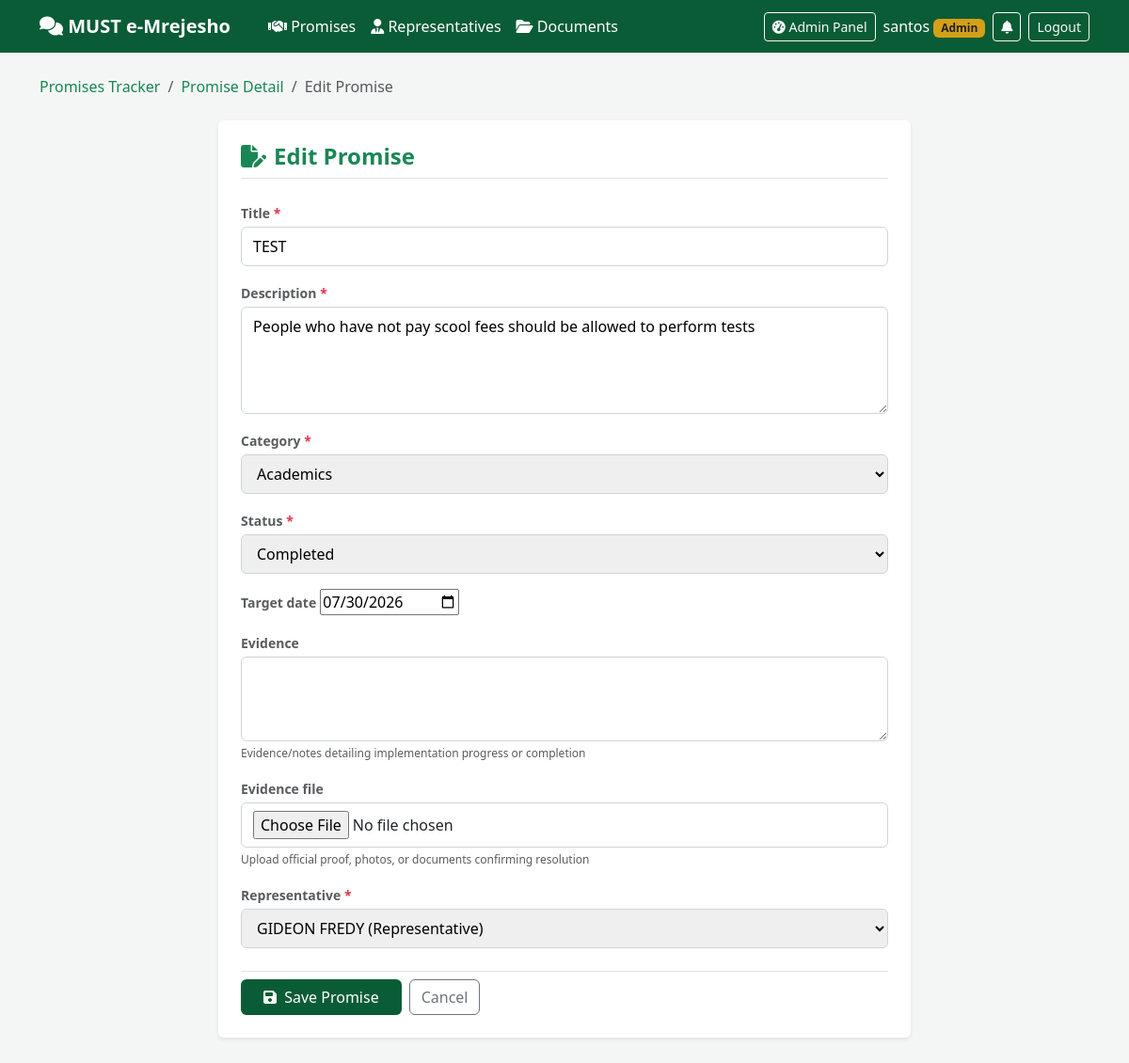
The app's page /accountability/promises/aa9d0214-3725-4506-aabf-5e412074dc77/edit/ (signed in) with its own data.
### accounts/models.py (models this page shows, shortened)
class User(AbstractUser):
    class Role(models.TextChoices):
        STUDENT = "STUDENT", "Student"
        REPRESENTATIVE = "REPRESENTATIVE", "Representative"
        ADMIN = "ADMIN", "Admin"
    id = models.UUIDField(primary_key=True, default=uuid.uuid4, editable=False)
    role = models.CharField(max_length=20, choices=Role.choices, default=Role.STUDENT)
    registration_number = models.CharField(
        max_length=30, blank=True, null=True, unique=True,
        help_text="Student registration number or staff ID"
    )
    phone_number = models.CharField(max_length=20, blank=True, null=True)
    department = models.ForeignKey(
        "departments.Department", null=True, blank=True,
        on_delete=models.SET_NULL, related_name="staff_members",
        help_text="Required for Representative role"
    )
    is_active_staff = models.BooleanField(
        default=True, help_text="Toggle off to temporarily suspend a representative from receiving cases"
    )
    created_at = models.DateTimeField(auto_now_add=True)
    def __str__(self):
        return f"{self.get_full_name() or self.username} ({self.get_role_display()})"

### accountability/models.py (models this page shows, shortened)
class Promise(models.Model):
    class Category(models.TextChoices):
        ACADEMICS = "ACADEMICS", "Academics"
        HOSTELS = "HOSTELS", "Hostels & Housing"
        WELFARE = "WELFARE", "Student Welfare"
        INFRASTRUCTURE = "INFRASTRUCTURE", "Infrastructure & Facilities"
        FINANCE = "FINANCE", "Finance & Budgeting"
        GENERAL = "GENERAL", "General Governance"
    class Status(models.TextChoices):
        NOT_STARTED = "NOT_STARTED", "Not Started"
        IN_PROGRESS = "IN_PROGRESS", "In Progress"
        COMPLETED = "COMPLETED", "Completed"
        STALLED = "STALLED", "Stalled"
    id = models.UUIDField(primary_key=True, default=uuid.uuid4, editable=False)
    title = models.CharField(max_length=200)
    description = models.TextField()
    representative = models.ForeignKey(
        settings.AUTH_USER_MODEL,
        on_delete=models.CASCADE,
        related_name="promises"
    )
    category = models.CharField(
        max_length=30,
        choices=Category.choices,
        default=Category.GENERAL
    )
    status = models.CharField(
        max_length=20,
        choices=Status.choices,
        default=Status.NOT_STARTED
    )
    evidence = models.TextField(
        blank=True,
        help_text="Evidence/notes detailing implementation progress or completion"
    )
    evidence_file = models.FileField(
        upload_to="promise_evidence/",
        blank=True,
        null=True,
        help_text="Upload official proof, photos, or documents confirming resolution"
    )
    target_date = models.DateField(null=True, blank=True)
    created_at = models.DateTimeField(auto_now_add=True)
    updated_at = models.DateTimeField(auto_now=True)
    class Meta:
        ordering = ["-created_at"]

### accountability/views.py (the view)
# urls.py: path("promises/<uuid:pk>/edit/", views.promise_edit, name="promise_edit"),
@login_required
def promise_edit(request, pk):
    promise = get_object_or_404(Promise, pk=pk)
    if not (request.user.role == User.Role.ADMIN or request.user == promise.representative):
        raise PermissionDenied("You do not have permission to edit this promise.")
    if request.method == "POST":
        form = PromiseForm(request.POST, request.FILES, instance=promise, user=request.user)
        if form.is_valid():
            form.save()
            messages.success(request, "Campaign promise updated successfully.")
            return redirect("accountability:promise_detail", pk=promise.pk)
    else:
        form = PromiseForm(instance=promise, user=request.user)
    return render(request, "accountability/promise_form.html", {"form": form, "title": "Edit Promise", "promise": promise})

### accountability/forms.py
class PromiseForm(forms.ModelForm):
    class Meta:
        model = Promise
        fields = [
            "title",
            "description",
            "category",
            "status",
            "target_date",
            "evidence",
            "evidence_file",
            "representative",
        ]
        widgets = {
            "description": forms.Textarea(attrs={"rows": 4}),
            "evidence": forms.Textarea(attrs={"rows": 3}),
            "target_date": forms.DateInput(attrs={"type": "date"}),
        }
    def __init__(self, *args, **kwargs):
        user = kwargs.pop("user", None)
        super().__init__(*args, **kwargs)
        self.fields["representative"].queryset = User.objects.filter(
            role__in=[User.Role.REPRESENTATIVE, User.Role.ADMIN]
        )
        if user and user.role == User.Role.REPRESENTATIVE:
            self.fields["representative"].initial = user
            self.fields["representative"].widget = forms.HiddenInput()
            self.fields["representative"].required = False

### templates/accountability/promise_form.html (shortened to what this page needs)
{% extends "base.html" %}
{% block content %}
<nav aria-label="breadcrumb" class="mb-4">
    <ol class="breadcrumb">
        <li class="breadcrumb-item"><a href="{% url 'accountability:promise_dashboard' %}" class="text-success text-decoration-none">Promises Tracker</a></li>
        {% if promise %}
        <li class="breadcrumb-item"><a href="{% url 'accountability:promise_detail' promise.pk %}" class="text-success text-decoration-none">Promise Detail</a></li>
        {% endif %}
        <li class="breadcrumb-item active" aria-current="page">{{ title }}</li>
    </ol>
</nav>
<div class="row justify-content-center">
    <div class="col-md-8">
        <div class="card shadow-sm border-0">
            <div class="card-body p-4">
                <h4 class="fw-bold mb-4 text-success border-bottom pb-2">
                    <i class="fa-solid fa-file-pen me-2"></i>{{ title }}
                </h4>
                <form method="post" enctype="multipart/form-data">
                    {% for field in form %}
                    <div class="mb-3">
                        <label for="{{ field.id_for_label }}" class="form-label fw-semibold text-muted small mb-1">
                            {{ field.label }}
                            {% if field.field.required %}<span class="text-danger">*</span>{% endif %}
                        </label>
                        {{ field }}
                        {% if field.help_text %}
                        <div class="form-text small text-muted" style="font-size:0.75rem;">{{ field.help_text }}</div>
                        {% endif %}
                    </div>
                    {% endfor %}
                    <div class="mt-4 pt-2 border-top d-flex gap-2">
                        <button type="submit" class="btn btn-must px-4">
                            <i class="fa-solid fa-floppy-disk me-1"></i> Save Promise
                        </button>
                        {% if promise %}
                        <a href="{% url 'accountability:promise_detail' promise.pk %}" class="btn btn-outline-secondary">Cancel</a>
                        {% else %}
                        <a href="{% url 'accountability:promise_dashboard' %}" class="btn btn-outline-secondary">Cancel</a>
                        {% endif %}
                    </div>
                </form>
            </div>
        </div>
    </div>
</div>
{% endblock %}

### templates/base.html (shortened to what this page needs)
{% load static %}
<!DOCTYPE html>
<html lang="en">
<head>
    <link href="https://cdnjs.cloudflare.com/ajax/libs/bootstrap/5.3.3/css/bootstrap.min.css" rel="stylesheet">
    <link href="https://cdnjs.cloudflare.com/ajax/libs/font-awesome/6.5.1/css/all.min.css" rel="stylesheet">
</head>
<body>
    <nav class="navbar navbar-expand-lg navbar-dark navbar-must mb-4">
        <div class="container">
            <a class="navbar-brand fw-bold" href="{% url 'feedback:dashboard' %}">
                <i class="fa-solid fa-comments"></i> MUST e-Mrejesho
            </a>
            <div class="collapse navbar-collapse" id="mainNavbar">
                <ul class="navbar-nav me-auto mb-2 mb-lg-0 ms-lg-3">
                    <li class="nav-item">
                        <a class="nav-link py-1" href="{% url 'accountability:promise_dashboard' %}"><i class="fa-solid fa-handshake"></i> Promises</a>
                    </li>
                    <li class="nav-item">
                        <a class="nav-link py-1" href="{% url 'accountability:rep_list' %}"><i class="fa-solid fa-user-tie"></i> Representatives</a>
                    </li>
                    <li class="nav-item">
                        <a class="nav-link py-1" href="{% url 'accountability:document_list' %}"><i class="fa-solid fa-folder-open"></i> Documents</a>
                    </li>
                </ul>
                {% if user.is_authenticated %}
                <div class="d-flex align-items-center flex-wrap justify-content-lg-end gap-2 mt-3 mt-lg-0">
                    {% if user.role == "ADMIN" %}
                    <a href="{% url 'adminpanel:analytics' %}" class="btn btn-outline-light btn-sm">
                        <i class="fa-solid fa-gauge-high"></i> Admin Panel
                    </a>
                    {% endif %}
                    <span class="text-white">{{ user.get_full_name|default:user.username }} <span class="badge badge-must">{{ user.get_role_display }}</span></span>
                    <a href="{% url 'notifications:list' %}" class="btn btn-outline-light btn-sm position-relative">
                        <i class="fa-solid fa-bell"></i>
                    </a>
                    <form method="post" action="{% url 'accounts:logout' %}" class="d-inline m-0">
                        <button type="submit" class="btn btn-outline-light btn-sm">Logout</button>
                    </form>
                </div>
                {% endif %}
            </div>
        </div>
    </nav>
    <div class="container mb-5">
        {% block content %}{% endblock %}
    </div>
</body>
</html>

### templates/base.html (style rules this page uses)
:root { --must-green: #0a5c36; --must-gold: #d4a017; }
body { background: #f4f6f5; font-family: 'Segoe UI', sans-serif; }
.navbar-must { background: var(--must-green); }
.navbar-must .navbar-brand, .navbar-must .nav-link { color: #fff !important; }
.btn-must { background: var(--must-green); color: #fff; border: none; }
.badge-must { background: var(--must-gold); color: #222; }
input[type="text"], input[type="password"], input[type="email"], input[type="number"], input[type="file"], select, textarea { display: block; width: 100%; padding: .5rem .75rem; border: 1px solid #ced4da; border-radius: .375rem; margin-bottom: .25rem; }

### records on screen
User: get_full_name "santos", role "Admin"
Promise: form "TEST" "People who have not pay scool fees should be allowed to perform tests" "Academics" "Completed" "07/30/2026" "GIDEON FREDY (Representative)"

### other values on screen
{{ title }} "Edit Promise"
{{ field.label }} "Title" "Description" "Category" "Status" "Target date" "Evidence" "Evidence file" "Representative"
{{ field.help_text }} "Evidence/notes detailing implementation progress or completion" "Upload official proof, photos, or documents confirming resolution"
